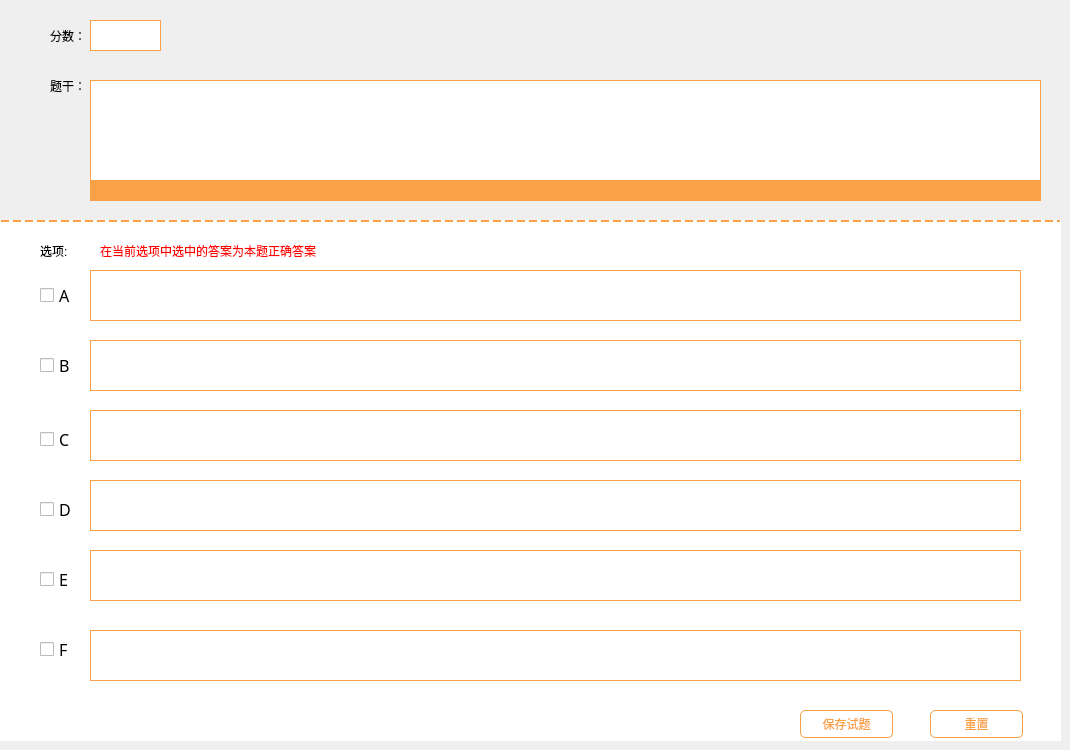
       <widget class="QWidget" name="page_7">
        <widget class="QLabel" name="label_17">
         <property name="geometry">
          <rect>
           <x>50</x>
           <y>20</y>
           <width>41</width>
           <height>31</height>
          </rect>
         </property>
         <property name="text">
          <string>分数：</string>
         </property>
        </widget>
        <widget class="QLineEdit" name="lineEdit_2">
         <property name="geometry">
          <rect>
           <x>90</x>
           <y>20</y>
           <width>71</width>
           <height>31</height>
          </rect>
         </property>
         <property name="font">
          <font>
           <family>黑体</family>
           <pointsize>12</pointsize>
          </font>
         </property>
         <property name="styleSheet">
          <string notr="true">#lineEdit_2
{
 border:1px solid #faa046;
background-color:
}</string>
         </property>
        </widget>
        <widget class="QLabel" name="label_18">
         <property name="geometry">
          <rect>
           <x>50</x>
           <y>70</y>
           <width>41</width>
           <height>31</height>
          </rect>
         </property>
         <property name="text">
          <string>题干：</string>
         </property>
        </widget>
        <widget class="QTextEdit" name="textEdit_6">
         <property name="geometry">
          <rect>
           <x>90</x>
           <y>80</y>
           <width>951</width>
           <height>101</height>
          </rect>
         </property>
         <property name="font">
          <font>
           <family>黑体</family>
           <pointsize>11</pointsize>
          </font>
         </property>
         <property name="styleSheet">
          <string notr="true">#textEdit_6
{
   border:1px solid #faa046;
}</string>
         </property>
        </widget>
        <widget class="QLabel" name="label_19">
         <property name="geometry">
          <rect>
           <x>90</x>
           <y>180</y>
           <width>951</width>
           <height>21</height>
          </rect>
         </property>
         <property name="styleSheet">
          <string notr="true">#label_19
{
border:1px solid  #faa046;;
background-color: #faa046;;
}</string>
         </property>
         <property name="text">
          <string/>
         </property>
        </widget>
        <widget class="QWidget" name="widget_11" native="true">
         <property name="geometry">
          <rect>
           <x>0</x>
           <y>220</y>
           <width>1061</width>
           <height>521</height>
          </rect>
         </property>
         <property name="styleSheet">
          <string notr="true">#widget_11
{
border:none;
border-top:2px dashed #faa046 ;;
background-color:#ffffff;
}</string>
         </property>
         <widget class="QLabel" name="label_20">
          <property name="geometry">
           <rect>
            <x>40</x>
            <y>20</y>
            <width>41</width>
            <height>21</height>
           </rect>
          </property>
          <property name="text">
           <string>选项:</string>
          </property>
         </widget>
         <widget class="QLabel" name="label_21">
          <property name="geometry">
           <rect>
            <x>100</x>
            <y>20</y>
            <width>311</width>
            <height>21</height>
           </rect>
          </property>
          <property name="styleSheet">
           <string notr="true">#label_21
{
color:red;
}</string>
          </property>
          <property name="text">
           <string>在当前选项中选中的答案为本题正确答案</string>
          </property>
         </widget>
         <widget class="QCheckBox" name="checkBox">
          <property name="geometry">
           <rect>
            <x>40</x>
            <y>60</y>
            <width>51</width>
            <height>31</height>
           </rect>
          </property>
          <property name="font">
           <font>
            <family>黑体</family>
            <pointsize>12</pointsize>
           </font>
          </property>
          <property name="text">
           <string>A</string>
          </property>
         </widget>
         <widget class="QCheckBox" name="checkBox_2">
          <property name="geometry">
           <rect>
            <x>40</x>
            <y>130</y>
            <width>41</width>
            <height>31</height>
           </rect>
          </property>
          <property name="font">
           <font>
            <family>黑体</family>
            <pointsize>12</pointsize>
           </font>
          </property>
          <property name="text">
           <string>B</string>
          </property>
         </widget>
         <widget class="QCheckBox" name="checkBox_3">
          <property name="geometry">
           <rect>
            <x>40</x>
            <y>210</y>
            <width>41</width>
            <height>19</height>
           </rect>
          </property>
          <property name="font">
           <font>
            <family>黑体</family>
            <pointsize>12</pointsize>
           </font>
          </property>
          <property name="text">
           <string>C</string>
          </property>
         </widget>
         <widget class="QCheckBox" name="checkBox_4">
          <property name="geometry">
           <rect>
            <x>40</x>
            <y>280</y>
            <width>41</width>
            <height>19</height>
           </rect>
          </property>
          <property name="font">
           <font>
            <family>黑体</family>
            <pointsize>12</pointsize>
           </font>
          </property>
          <property name="text">
           <string>D</string>
          </property>
         </widget>
         <widget class="QCheckBox" name="checkBox_5">
          <property name="geometry">
           <rect>
            <x>40</x>
            <y>350</y>
            <width>41</width>
            <height>19</height>
           </rect>
          </property>
          <property name="font">
           <font>
            <family>黑体</family>
            <pointsize>12</pointsize>
           </font>
          </property>
          <property name="text">
           <string>E</string>
          </property>
         </widget>
         <widget class="QCheckBox" name="checkBox_6">
          <property name="geometry">
           <rect>
            <x>40</x>
            <y>420</y>
            <width>41</width>
            <height>19</height>
           </rect>
          </property>
          <property name="font">
           <font>
            <family>黑体</family>
            <pointsize>12</pointsize>
           </font>
          </property>
          <property name="text">
           <string>F</string>
          </property>
         </widget>
         <widget class="QTextEdit" name="textEdit_7">
          <property name="geometry">
           <rect>
            <x>90</x>
            <y>120</y>
            <width>931</width>
            <height>51</height>
           </rect>
          </property>
          <property name="font">
           <font>
            <family>黑体</family>
            <pointsize>11</pointsize>
           </font>
          </property>
          <property name="styleSheet">
           <string notr="true">#textEdit_7
{
   border:1px solid #faa046;
}</string>
          </property>
         </widget>
         <widget class="QTextEdit" name="textEdit_8">
          <property name="geometry">
           <rect>
            <x>90</x>
            <y>190</y>
            <width>931</width>
            <height>51</height>
           </rect>
          </property>
          <property name="font">
           <font>
            <family>黑体</family>
            <pointsize>11</pointsize>
           </font>
          </property>
          <property name="styleSheet">
           <string notr="true">#textEdit_8
{
   border:1px solid #faa046;
}</string>
          </property>
         </widget>
         <widget class="QTextEdit" name="textEdit_9">
          <property name="geometry">
           <rect>
            <x>90</x>
            <y>260</y>
            <width>931</width>
            <height>51</height>
           </rect>
          </property>
          <property name="font">
           <font>
            <family>黑体</family>
            <pointsize>11</pointsize>
           </font>
          </property>
          <property name="styleSheet">
           <string notr="true">#textEdit_9
{
   border:1px solid #faa046;
}</string>
          </property>
         </widget>
         <widget class="QTextEdit" name="textEdit_10">
          <property name="geometry">
           <rect>
            <x>90</x>
            <y>330</y>
            <width>931</width>
            <height>51</height>
           </rect>
          </property>
          <property name="font">
           <font>
            <family>黑体</family>
            <pointsize>11</pointsize>
           </font>
          </property>
          <property name="styleSheet">
           <string notr="true">#textEdit_10
{
   border:1px solid #faa046;
}</string>
          </property>
         </widget>
         <widget class="QTextEdit" name="textEdit_11">
          <property name="geometry">
           <rect>
            <x>90</x>
            <y>410</y>
            <width>931</width>
            <height>51</height>
           </rect>
          </property>
          <property name="font">
           <font>
            <family>黑体</family>
            <pointsize>11</pointsize>
           </font>
          </property>
          <property name="styleSheet">
           <string notr="true">#textEdit_11
{
   border:1px solid #faa046;
}</string>
          </property>
         </widget>
         <widget class="QPushButton" name="pushButton_15">
          <property name="geometry">
           <rect>
            <x>800</x>
            <y>490</y>
            <width>93</width>
            <height>28</height>
           </rect>
          </property>
          <property name="styleSheet">
           <string notr="true">#pushButton_15{
border:none;
border:1px solid #faa046;
color:#faa046;
border-radius:5;
}

#pushButton_15:hover{
border:1px solid #50b8f7;
color:#50b8f7;
}</string>
          </property>
          <property name="text">
           <string>保存试题</string>
          </property>
         </widget>
         <widget class="QPushButton" name="pushButton_16">
          <property name="geometry">
           <rect>
            <x>930</x>
            <y>490</y>
            <width>93</width>
            <height>28</height>
           </rect>
          </property>
          <property name="styleSheet">
           <string notr="true">#pushButton_16{
border:none;
border:1px solid #faa046;
color:#faa046;
border-radius:5;
}

#pushButton_16:hover{
border:1px solid #50b8f7;
color:#50b8f7;
}</string>
          </property>
          <property name="text">
           <string>重置</string>
          </property>
         </widget>
         <widget class="QTextEdit" name="textEdit_12">
          <property name="geometry">
           <rect>
            <x>90</x>
            <y>50</y>
            <width>931</width>
            <height>51</height>
           </rect>
          </property>
          <property name="font">
           <font>
            <family>黑体</family>
            <pointsize>11</pointsize>
           </font>
          </property>
          <property name="styleSheet">
           <string notr="true">#textEdit_12
{
   border:1px solid #faa046;
}</string>
          </property>
         </widget>
        </widget>
       </widget>
